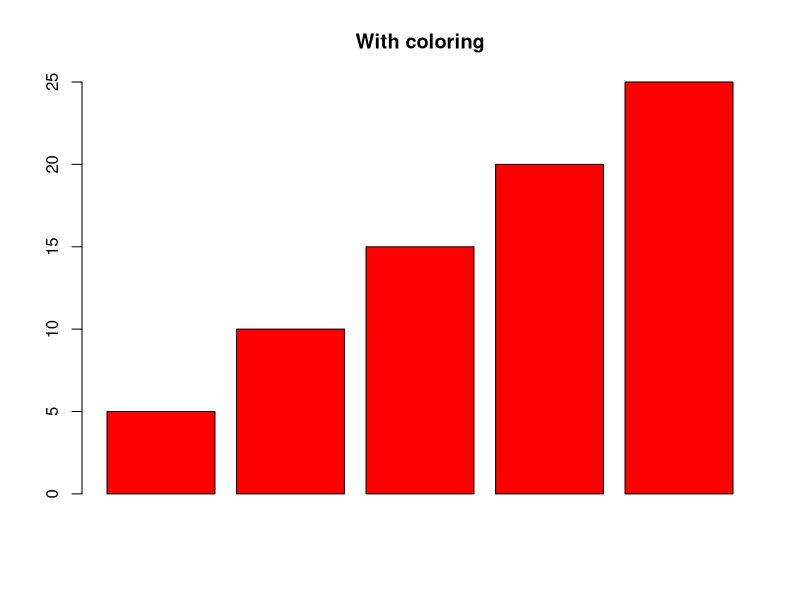

This figure's R source:

# Creating a list
temp<-c(5, 10, 15, 20, 25)

# Creating barplot
barplot(temp, col = "red",
        main ="With coloring")